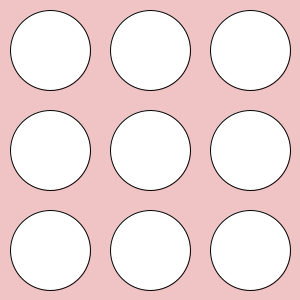
Frame 1 (no input)
Frame 60 (the mouse pressed at the canvas centre just before this capture): identical to frame 1, image omitted
Frame 120 (the mouse held since frame 60 and released just before this capture): identical to frame 1, image omitted

The Processing sketch that drew this single still picture (run headless with seeded random() and noise(); from frame 60 on, the mouse is pressed at the canvas centre):

// Processing sketch: week10_1
// ── week10_1.pde
//week10-1 好玩的程式設計
void setup(){
  size(300,300);
}
void draw(){
  background(#F0C4C4);
  for(int i=0; i<3; i++){
    for (int j=0; j<3; j++){
      int x = j*100 + 50, y = i*100 + 50;
      ellipse(x, y, 80, 80);
    }
  }
}
